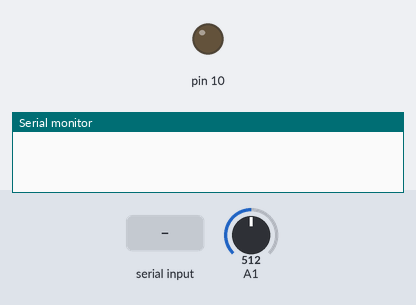
Recording of a sketch running on a simulated Arduino Uno, built with avr-gcc and run on an emulated ATmega328P. Parts: output pins drawn as LEDs (lit = HIGH), the last lines printed to the serial monitor. The inputs (shaded band) are chosen by the test bench; at power-on: A1 = 512.

Above: at 1.2 s.
1.3 s: "90,45\n" received over Serial
At 2.1 s:
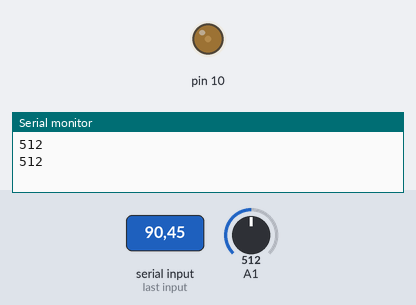
3.8 s: "30,150\n" received over Serial
At 4.4 s:
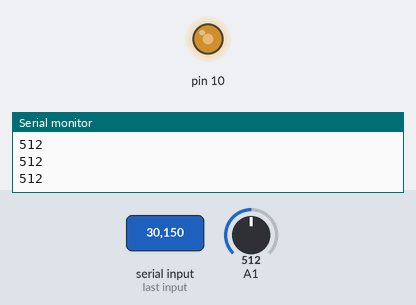
6.3 s: "200\n" received over Serial
At 7.1 s:
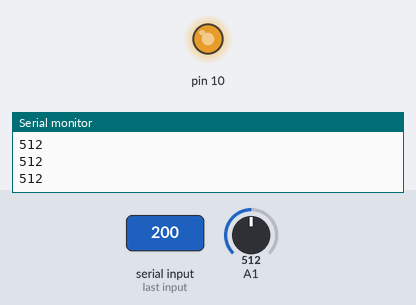
Timing chart, 0 to 9.3 s (numbered marks = the images above; inputs shaded):
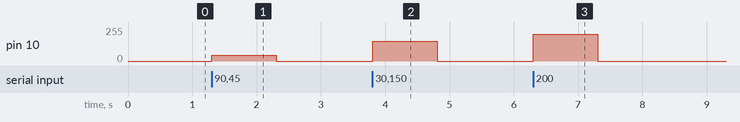

The sketch:

reguletor.ino
```cpp
void setup() {
  pinMode(10, OUTPUT);
  pinMode(A1, INPUT);
  Serial.begin(9600);
  // put your setup code here, to run once:

}

void loop() {
 int a;
 while(Serial.available()==0);
 a=Serial.parseInt();

 //Serial.println(a);
 analogWrite(10, a);
 Serial.println(analogRead(A1));
  // put your main code here, to run repeatedly:

}
```

Measured:
- after the input at 1.3 s, pin 10: 0/255 → 45/255 at once, → 0/255 1.0 s later
- after the input at 3.8 s, pin 10: 0/255 → 150/255 at once, → 0/255 1.0 s later
- after the input at 6.3 s, pin 10: 0/255 → 200/255 at once, → 0/255 1.0 s later
